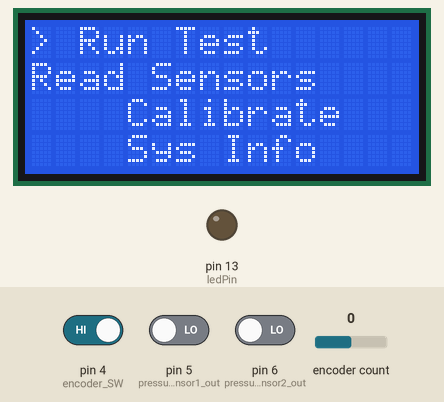
The sketch below on a simulated Arduino Uno, built with avr-gcc and run on an emulated ATmega328P. On the bench: 16×4 character LCD, output pins drawn as LEDs (lit = HIGH). Inputs (shaded band) come from the test bench; at power-on: pin 4 (encoder_SW) HIGH, encoder count 0, pin 5 (pressure_sensor1_out) LOW, pin 6 (pressure_sensor2_out) LOW. Pins used as bus, display or sensor lines are not drawn; what the sketch prints to the serial monitor is not drawn.

Above: at 1.3 s.
1.4 s: pin 4 (encoder_SW) driven LOW
At 4.2 s:
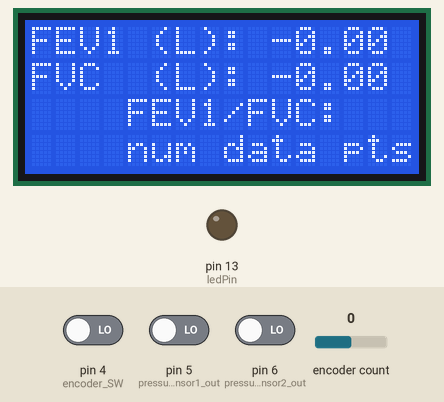
4.4 s: encoder count set to 4
At 6.5 s:
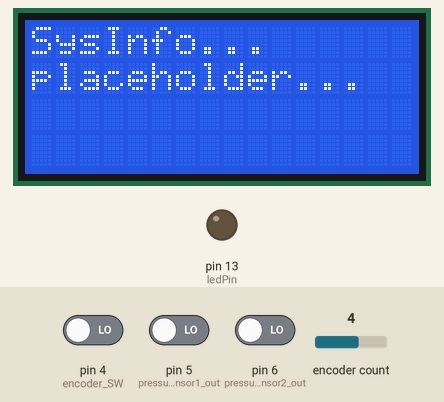
10.4 s: encoder count set to 3
At 12.5 s:
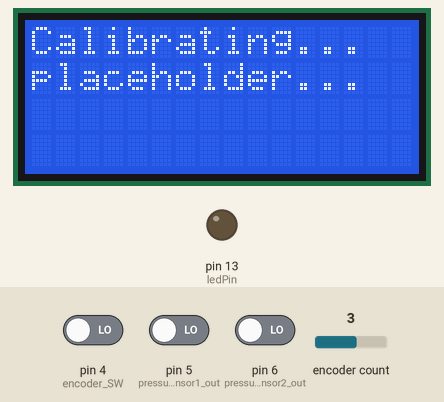
15.9 s: encoder count set to 2
At 17.2 s:
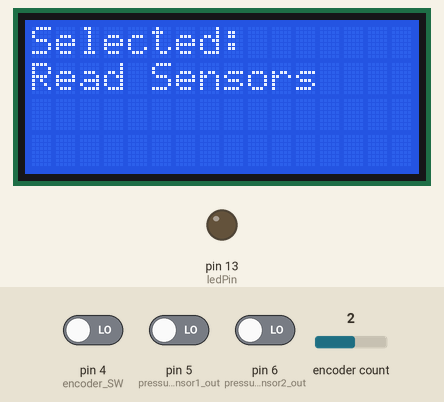
18.8 s: pin 5 (pressure_sensor1_out) driven HIGH
At 21.2 s:
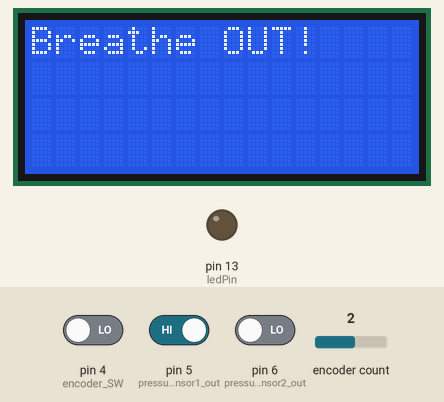
21.4 s: pin 5 (pressure_sensor1_out) driven LOW
At 23.87 s:
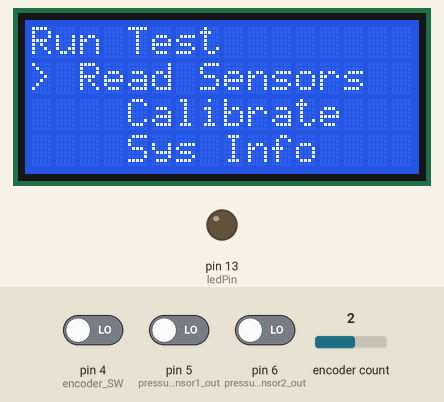
Timing chart, 0 to 25.4 s (numbered marks = the images above; inputs shaded):
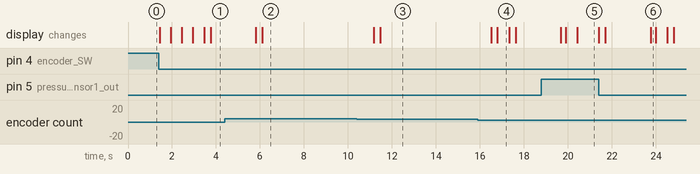

Measured:
- after the input at 1.4 s, the display: first changes at once (image 1 shows a later state)
- after the input at 4.4 s, the display: first differs from a run without the input after 1.7 s (image 2)
- after the input at 10.4 s, the display: first differs from a run without the input after 1.1 s (image 3)
- after the input at 15.9 s, the display: first differs from a run without the input after 0.90 s (image 4)
- after the input at 21.4 s, the display: first changes at once (image 6 shows a later state)
- what the display in image 4 shows lasts 0.5 s, from 16.8 s to 17.3 s

The sketch:

breathe_easy.ino
```cpp
#include <LCD_I2C.h>
#include <Encoder.h>

// Function prototypes
void displayMenu();
void selectMenuItem();
void runTest();
void calibrate();
void sysInfo();


void sensorReadout();
long readSensor(int pin_output, int pin_clock);
void breathe_out(long test_duration_ms);

// from this document: https://docs.google.com/spreadsheets/d/1nrHbGkNhTVyMGgrFzzMd0zXJoE00PVxOz64fbbErKuQ/edit?gid=0#gid=0
// Curve fitting for kPa
// y = mx+b
// kpa = m*(sensor difference) + b

// old values 2025-03-24 and earlier
float kpa_m = 1.38E-6;
float kpa_b = -0.0349;

// Curve fitting for flow, volume_dot (L/min)
// y = a + bx + cx^2
float flow_a = 0.973;
float flow_b = 64.2;
float flow_c = -37.1;

// Circuit setup (all digital)
// LCD SDA -> SDA, SCL -> SCL
// encoder
const int encoder_CLK = 2;
const int encoder_DT = 3;
const int encoder_SW = 4;

// pressure sensors
const int pressure_sensor1_out = 5;
const int pressure_sensor2_out = 6;
const int pressure_sensor_sck = 7;


// LCD configuration
LCD_I2C lcd(0x27, 16, 4); // I2C address 0x27, 16 columns, 4 rows

// Rotary encoder configuration
Encoder myEncoder(encoder_CLK, encoder_DT);
const int buttonPin = encoder_SW;

// Menu items and associated functions
const int numItems = 4;
String menuItems[numItems] = {
  "Run Test",
  "Read Sensors",
  "Calibrate",
  "Sys Info",
  };
void (*menuFunctions[numItems])() = {
  runTest,
  sensorReadout,
  calibrate,
  sysInfo,
};

int menuIndex = 0;
int lastEncoderValue = 0;

const int ledPin = 13; // Built-in LED

void setup() {
  // LCD setup
  lcd.begin();
  lcd.backlight();

  Serial.begin(9600);

  // rotary setup
  pinMode(buttonPin, INPUT_PULLUP);
  pinMode(ledPin, OUTPUT);

  // setup sensors
  pinMode(pressure_sensor1_out, INPUT);
  pinMode(pressure_sensor2_out, INPUT);
  pinMode(pressure_sensor_sck, OUTPUT);

  // when setup completed, exit to main menu
  displayMenu();
}


void loop() {
  int encoderValue = myEncoder.read() / 4;  // Divide by 4 for smoother scrolling

  if (encoderValue != lastEncoderValue) {
    menuIndex = constrain(menuIndex + (encoderValue - lastEncoderValue), 0, numItems - 1);
    lastEncoderValue = encoderValue;
    displayMenu();
  }

  if (digitalRead(buttonPin) == LOW) {
    selectMenuItem();
    delay(200);  // Debounce
  }
}


void displayMenu() {
  // show the different options plus the selected option
  lcd.clear();

  // print the options, from 0 to 3 (aka 1 to 4)
  for (int i = 0; i <= 3; i++) {
    lcd.setCursor(0,i);
    lcd.print(menuItems[i]);
  }

  // update the line with a > to show selection
  lcd.setCursor(0, menuIndex);
  lcd.print("> " + menuItems[menuIndex]);

  //lcd.print("> " + menuItems[menuIndex]);
  //lcd.setCursor(0, 1);
  //lcd.print(menuIndex < numItems - 1 ? menuItems[menuIndex + 1] : "");
}


void selectMenuItem() {
  lcd.clear();
  lcd.setCursor(0, 0);
  lcd.print("Selected:");
  lcd.setCursor(0, 1);
  lcd.print(menuItems[menuIndex]);

  // Call the associated function
  menuFunctions[menuIndex]();

  delay(2000);
  displayMenu();
}


// Menu Item 2
void sensorReadout() {
  long long five_minutes = 5*60*1000;
  delay(500); // fixes double pressing button

  breathe_out(five_minutes);
}


long read_sensor(int pin_output, int pin_clock) {
  // begin infinite loop
  while (true) {

    // wait for the current reading to finish
    while (digitalRead(pin_output)) {}

    // read 24 bits
    long result = 0;
    for (int i = 0; i < 24; i++) {
      digitalWrite(pin_clock, HIGH);
      digitalWrite(pin_clock, LOW);
      result = result << 1;
      if (digitalRead(pin_output)) {
        result++;
      }
    }

    // get the 2s compliment
    result = result ^ 0x800000;

    // pulse the clock line 3 times to start the next pressure reading
    for (char i = 0; i < 3; i++) {
      digitalWrite(pin_clock, HIGH);
      digitalWrite(pin_clock, LOW);
    }

    return result;
  }
}


float convert_sensor_dif_to_kpa(long dif) {
  // y = mx + b
  // kpa = m*(sensor dif) + b
  // see values at top of the code
  float kpa;
  kpa = kpa_m*dif + kpa_b;
  return kpa;
}


float get_kpa_dif() {
  long sensor1_val = read_sensor(pressure_sensor1_out, pressure_sensor_sck);
  long sensor2_val = read_sensor(pressure_sensor2_out, pressure_sensor_sck);

  long sensor_dif = abs(sensor1_val - sensor2_val);
  float kpa_dif = convert_sensor_dif_to_kpa(sensor_dif);
  return kpa_dif;
}


// Evelyn & Bree code goes here!
// convert the pressure difference to a flow rate
float get_volume_dot_Ls() {

  // read sensors
  float delta_pascals = get_kpa_dif();

  //Serial.print("Q, L/min: ");

  // determined through lab testing againast ASL 5000
  float prev_curve_fit = 0.1938; // earlier than 2025-03-24

  // new curve fit
  float m2 = 0.0515206;
  float b2 = 4.63*pow(10,-4);

  float Q_L_min = ((delta_pascals*1000*m2)*0.163)*0.863 + b2;
  float volume_dot_Ls = Q_L_min / 60;

  Serial.println(Q_L_min);

  return volume_dot_Ls;
  //Serial.print(",");
  //Serial.print("Zero: ");
  //Serial.println(0);

  /*
  float D = 0.0064;   // tube diam (meters)
  float mu = 1.8e-5;  // dynamic viscosity, Pascal-seconds
  float rho = 1.2;    // fluid density (kg per m3)
  float L = 0.61;     // tube length m
  float Cd = 0.6;     // Discharge coefficient (asumed for orifice plate)

  // Calculate radius and cross-sectional area
  float R = D/2;
  float A = PI*pow(R,2);


  // Compute flow rate based on flow type
  float Re_threshold = 2000;            // determine laminar threshold

  // Attempt Hagen-Poiseuille equation first (for laminar flow)
  float Q = (PI*pow(R,4)*delta_pascals)/(8*mu*L);   // Hagen-Poiseuille eq calculates flow
  float V = Q/A;                        // resulting velocity
  float Re = (rho*V*D)/mu;              // determine whether it's laminar or not

  if (Re < Re_threshold) {
    // flow is laminar
    float Q_L_per_s = Q*1000;
    return Q_L_per_s;
  }
  else {
    // Use orifice plate equation for turbulent flow
    Q = Cd*A*sqrt(2*delta_pascals/rho);        // orifice plate equation
    V = Q/A;                            // calculate velocity
    Re = (rho*V*D)/mu;                  // calcuate Re to determine flow type
    float Q_L_per_s = Q*1000;
    return Q_L_per_s;
  }
  // TEMP! FIXME
  // EXAMPLE BELOW from a curve fit from in lab testing
  // https://docs.google.com/spreadsheets/d/1nrHbGkNhTVyMGgrFzzMd0zXJoE00PVxOz64fbbErKuQ/edit?gid=0#gid=0
  // Curve fitting for flow, volume_dot (L/min)
  // y = a + bx + cx^2
  // float volume_dot_L_min;
  // volume_dot_L_min = flow_a + flow_b*kpa_dif + flow_c*pow(kpa_dif, 2);

  // // convert to Liters / sec for simpler math later
  // float volume_dot_Ls = volume_dot_L_min / 60;
  // return volume_dot_Ls;
  */
}


// Menu Item 1
// wrapper for breathe_out, with X seconds
void runTest() {
  unsigned long count_down_duration_ms = 6*1000;
  Serial.println("Run test executed");

  lcd.clear();
  lcd.setCursor(0,0);
  lcd.print("Starting Test..");

  //
  delay(500);
  lcd.setCursor(0,1);
  lcd.print("3");
  delay(500);
  lcd.print("2");
  delay(500);
  lcd.print("1");
  delay(500);

  lcd.setCursor(0,1);
  //delay(2000);
  breathe_out(count_down_duration_ms);
}


// primary function, handles getting sensor values over some amount of time, converting, integrating, and displaying
void breathe_out(long count_down_duration_ms) {
  // run a full test, integrating volume flow and display results


  unsigned long delay_offset_ms = 10;  // built in delay to get the last data point (cause the program doesn't run fast enough)
  float startTime = millis();

  // handle refresh rate
  float elapsed_time_ms;
  float elapsed_time_s;
  float timeRemaining;
  float time_since_sensor_read = 0;
  float time_of_last_sensor_read = 0;

  // flow values
  float volume_dot_Ls;        // liters / sec
  float volume_dot_Ls_prev = 0;

  // volume values
  float volume_L;             // liters
  float volume_L_FEV1 = 0;    // liters in the first second
  float volume_L_FVC = 0;     // liters in the full test

  // time values
  float dt_ms = 100;          // milliseconds between sensor values
  float dt_s = dt_ms/1000;    // seconds between sensor values (makes math easier later)

  // misc
  int num_data_points = 0;    // count how many data points, just out of curiosity

  // print test start parameters
  Serial.print("Test Parameters---- \n");
  Serial.print("Refresh rate ms:  " + String(dt_ms) +  "\n");
  Serial.print("Test duration ms: " + String(count_down_duration_ms) +  "\n");
  lcd.clear();
  lcd.setCursor(0,0);
  lcd.print("Breathe OUT!");

  // begin an infinite loop
  while (true) {

    // keep track of time passing
    elapsed_time_ms = millis() - startTime;

    // if it is refresh time, read sensor values
    time_since_sensor_read = millis() - time_of_last_sensor_read;
    if (time_since_sensor_read > dt_ms) {

      // reset the elapsed time to zero
      elapsed_time_s = elapsed_time_ms/1000;
      num_data_points = num_data_points + 1;
      time_of_last_sensor_read = millis();    // now

      // get and read values
      volume_dot_Ls = get_volume_dot_Ls();

      // find the area under the curve by comparing this and previous value
      volume_L = integrate_volume(volume_dot_Ls_prev, volume_dot_Ls, dt_s);
      volume_dot_Ls_prev = volume_dot_Ls;

      // add to running total
      volume_L_FVC = volume_L_FVC + volume_L;

      // only add to first second total if, ya know, it's in the first second
      if (elapsed_time_ms < 1000) {
        volume_L_FEV1 = volume_L_FEV1 + volume_L;
      }

      // Display to serial
      // Serial.print(String(num_data_points));
      // Serial.print("\t t (sec): " + String(elapsed_time_s));
      // Serial.print("\t Vdot (L/s): " + String(volume_dot_Ls));
      // Serial.print("\t FEV1 (L): " + String(volume_L_FEV1));
      // Serial.print("\t FVC (L): " + String(volume_L_FVC));
      // Serial.print("\n");

      // OR display to serial plotter as Casey requested
      //Serial.println(volume_dot_Ls*1000);
    }

    // EXIT CONDITIONS

    // exit if time is done
    // update the countdown
    if (elapsed_time_ms < (count_down_duration_ms + delay_offset_ms)) {
      timeRemaining = count_down_duration_ms - elapsed_time_ms;
      displayTime(timeRemaining);
    }
    else {
      lcd.setCursor(0, 1);
      lcd.print("Time's up!      ");

      delay(1000);
      display_results(volume_L_FEV1, volume_L_FVC, num_data_points);
      break;
    }

    // exit if button press
    if (digitalRead(buttonPin) == LOW) {
      delay(200); // Debounce
      lcd.setCursor(0, 1);
      lcd.print("Test Interrupt  ");
      display_results(volume_L_FEV1, volume_L_FVC, num_data_points);
      break;
    }
  }
}


// triangular integration
float integrate_volume(float volume_dot_prev, float volume_dot, float dt_sec) {
  // trapezoidally integrating using equally spaced panels
  // https://en.wikipedia.org/wiki/Trapezoidal_rule subsection "Numerical Implementation / Uniform Grid"

  float this_volume;
  this_volume = (0.5*dt_sec)*(volume_dot + volume_dot_prev);
  return this_volume;
}


// final output of test
void display_results(float FEV1, float FVC, int num_data_points) {

  float ratio = FEV1 / FVC;

  // Serial results
  Serial.print("Test Results---- \n");
  Serial.print("FEV1 (L): " + String(FEV1) + "\n");
  Serial.print("FVC  (L): " + String(FVC) + "\n");
  Serial.print("FEV1/FVC:   " + String(ratio) + "\n");
  Serial.print("num data pts: " + String(num_data_points) + "\n");

  // LCD results
  lcd.clear();
  lcd.setCursor(0,0);
  lcd.print("FEV1 (L): " + String(FEV1));

  lcd.setCursor(0,1);
  lcd.print("FVC  (L): " + String(FVC));

  lcd.setCursor(0,2);
  lcd.print("FEV1/FVC:   " + String(ratio));

  lcd.setCursor(0,3);
  lcd.print("num data pts: " + String(num_data_points));

  while (digitalRead(encoder_SW) == HIGH) {
    // do nothing, wait for button press to go to next screen
  }
}


// show a countdown to the screen
void displayTime(unsigned long time) {
  unsigned long seconds = time / 1000;
  unsigned long milliseconds = time % 1000;

  lcd.setCursor(0, 1);
  if (seconds < 10) lcd.print("0");
  lcd.print(seconds);
  lcd.print(":");
  if (milliseconds < 100) lcd.print("0");
  if (milliseconds < 10) lcd.print("0");
  lcd.print(milliseconds);
}


// Menu Item 3 (stretch goal)
void sysInfo() {
  Serial.println("System info executed");

  lcd.clear();
  lcd.setCursor(0,0);
  lcd.print("SysInfo...");
  lcd.setCursor(0,1);
  lcd.print("placeholder...");
  delay(3000);
}


// Menu Item 4 (stretch goal)
void calibrate() {
  Serial.println("calibration executed");

  lcd.clear();
  lcd.setCursor(0,0);
  lcd.print("Calibrating...");
  lcd.setCursor(0,1);
  lcd.print("placeholder...");
  delay(3000);
}
```
